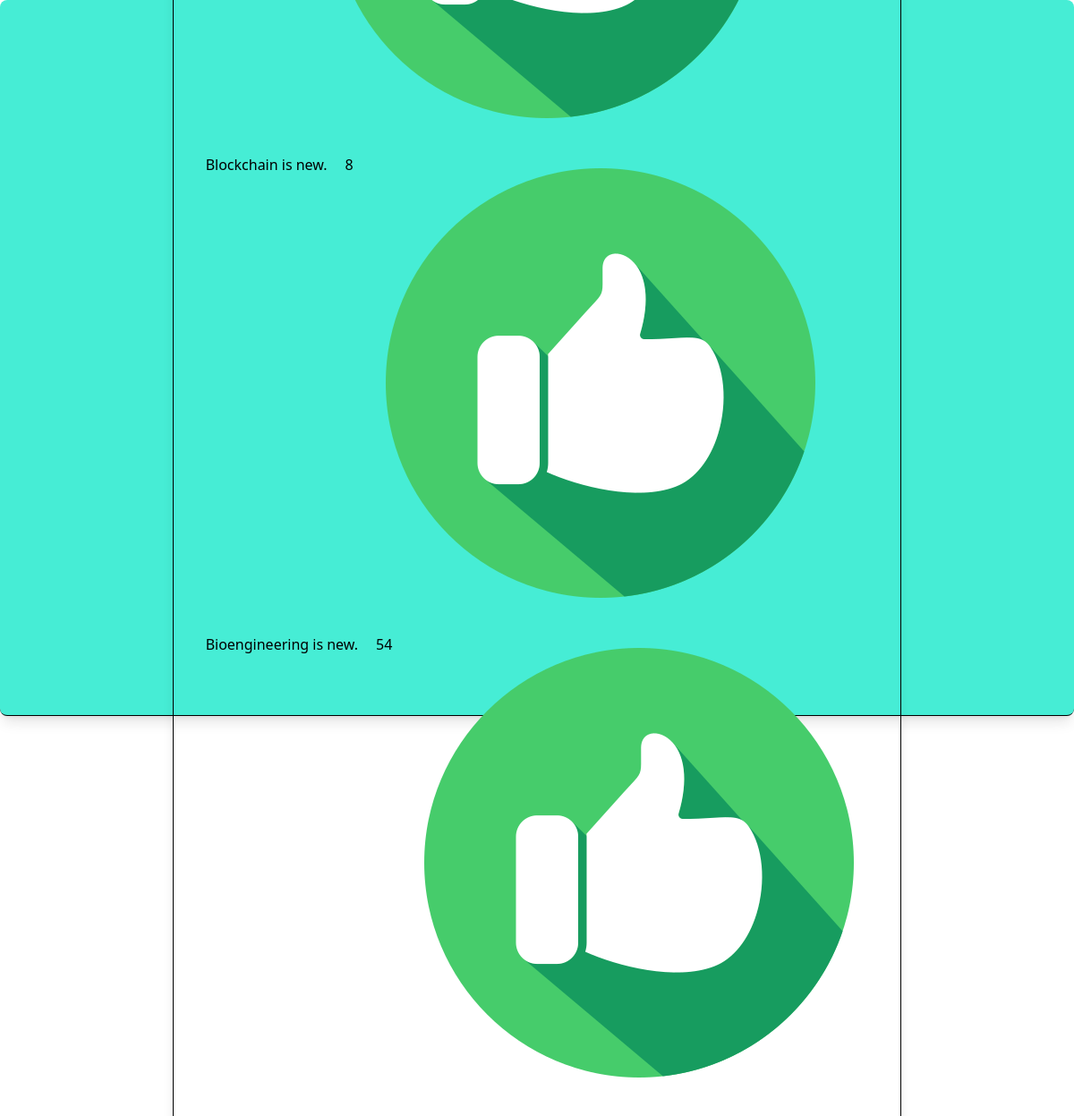
Page /firstapp/choice/2/ on the committed database.
### firstApp/models.py (models this page shows, shortened)
class Choice(models.Model):
    question = models.ForeignKey(Question, on_delete=models.CASCADE,related_name='choices')
    chioce_text = models.CharField(max_length=200)
    votes = models.IntegerField(default=0)

### firstApp/views.py (the view)
# urls.py: path('choice/<int:id>/', views.upVote),
def upVote(request,id):
    choice = Choice.objects.get(id=id)
    choice.votes += 1
    choice.save()
    question = choice.question
    Choices = question.choices.all()
    template = loader.get_template("firstApp/choice.html")
    Context = {"Choices":Choices,"Question":question}
    return HttpResponse(template.render(Context,request))

### firstApp/templates/firstApp/choice.html (shortened to what this page needs)
{% load static tailwind_tags %}
{%if Choices and Question%}
{% tailwind_css %}
<div class ="flex flex-col justify-center items-center h-screen bg-teal-300 border-b rounded-lg shadow-lg gap-5" >
    <div class="flex flex-col gap-6 border p-9  rounded shadow-lg">
        {%for i in Choices%}
            <li class="flex gap-5 ">
                <h1>
                    {{i.chioce_text}}
                </h1>
                <h2>
                    {{i.votes}}
                </h2>
                <a href="/firstapp/choice/{{i.id}}"><img src="./thumb-up.png" alt="up-vote"/></a>
            </li>
        {%endfor%}
    </div>
{%endif%}

### rows in the picture
Choice: chioce_text "Blockchain is new.", votes "8"
Choice: chioce_text "Bioengineering is new.", votes "54"
